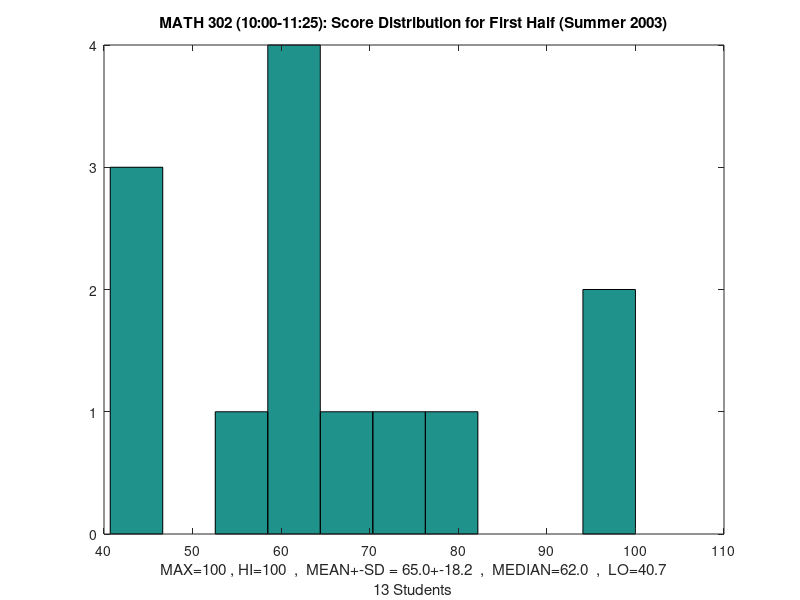

Source code (MATLAB):
% grades for whole course...
hha=[ 
% 5  5  0 20  0  0; is  michael sid alexander dead? 
10 10  0 20 63 10;  
 5 10 10 10 44  0;  
10  5 10 20 42  0; 
10 10 15 15 87 10;  
 5 10 10 10 55  0;  
10  0 15  0 67  0;  
10 10 10 20 80 10; 
10  5 15 20 47  0;  
 5 10  5 10 25  2;  
10 10  5 15 20  2; 
 5 10 15 11 49  0;  
10 10  5 15 63  0;  
% 0  0  0  0  0  0; is derek jason weiner dead?
 5  5 10  0 40  2];  

% (key: q1/10 hw/10 q2/10 q3/20 mt/87 ec_for_mt/10) 
ha=hha*[.8;.8;.8;.8;6/9.7;6/9.7];
means=mean(ha); 

sds=std(ha); 

mins=min(ha); 
maxs=max(ha); 
meds=median(ha); 

hist(ha,10) ; 
title('MATH 302 (10:00-11:25): Score Distribution for First Half (Summer 2003)');
xlabel(sprintf('MAX=%d , HI=%d  ,  MEAN+-SD = %.1f+-%.1f  ,  MEDIAN=%.1f  ,  LO=%.1f\n%d Students',100,maxs,means,sds,meds,mins,size(ha,1))); 
